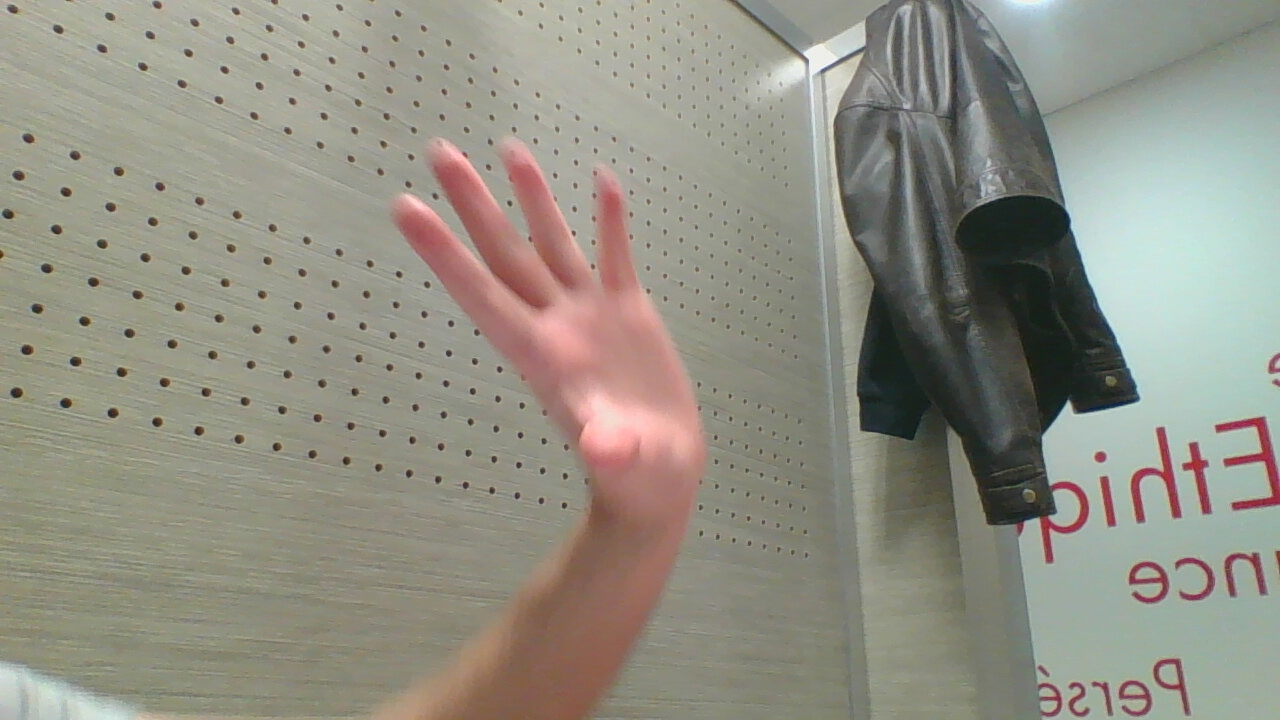
#> input picture compareImage/images/Image16.jpg, 1280 x 720 px
$ python testCompare.py
#> lines starting #> are read from the running program, lines starting #| are printed output that depends on the picture; long printed decimals are rounded
import cv2
import numpy as np
import time

debut = time.time()

image1 = np.int16(cv2.imread("images/Image16.jpg"))
image2 = np.int16(cv2.imread("images/Image17.jpg"))
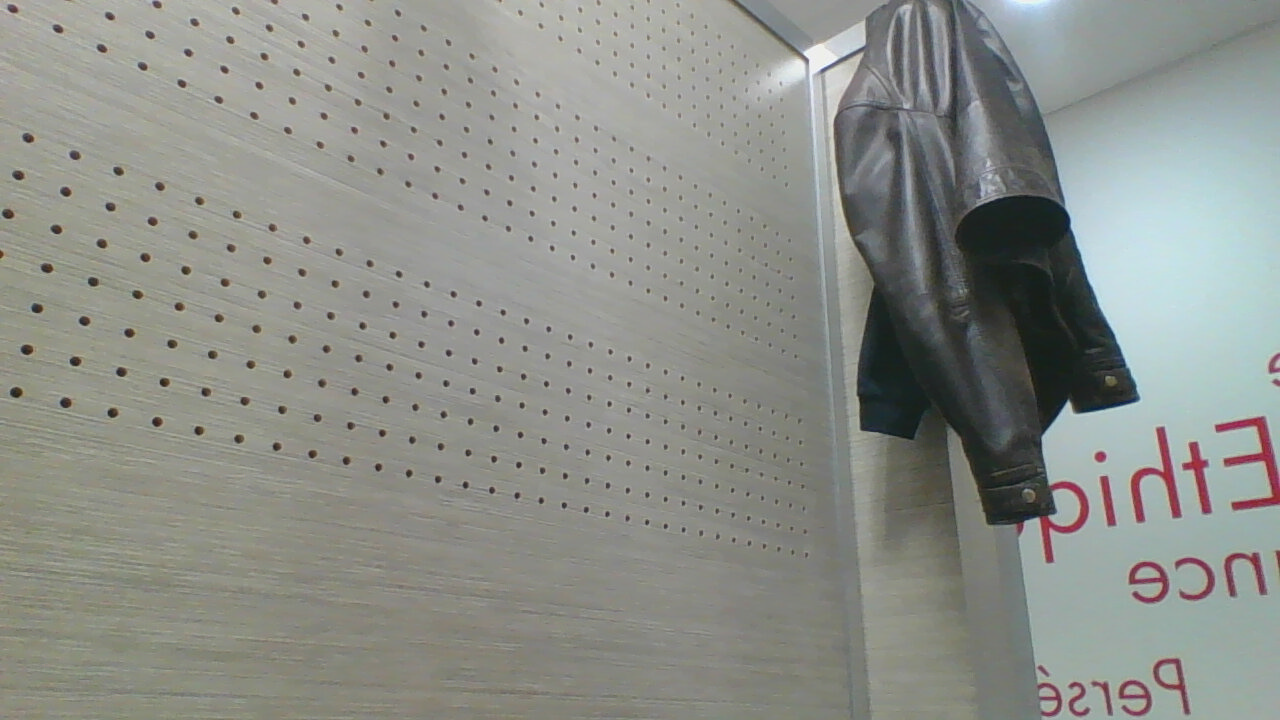
#> input picture compareImage/images/Image17.jpg, 1280 x 720 px

difference = np.subtract(image1, image2)
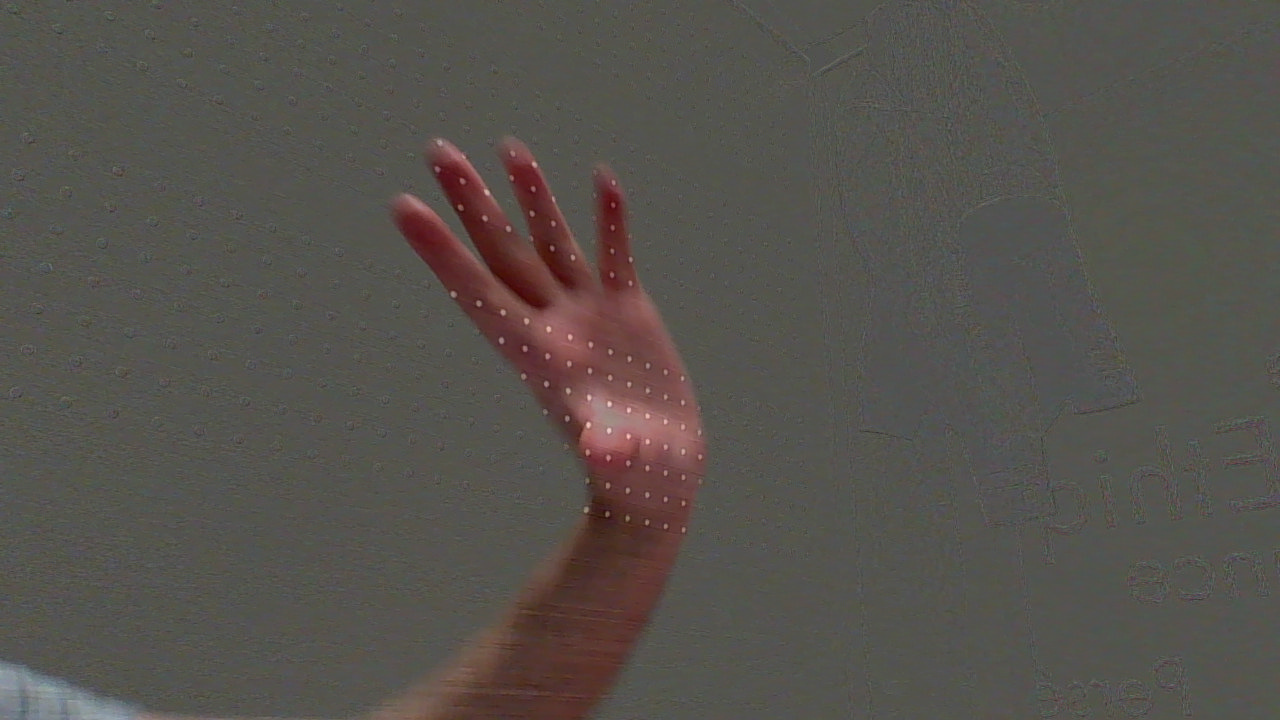
#> difference: shape (720, 1280, 3) int16; mean B, G, R -5.6, 0.5, 5.2; drawn with min black and max white

#result = np.array(difference)
A = np.array(difference)
idx = np.where((A >25) | (A<(-25)))

print(len(A[idx])/len(A.flat)*100)
#| 5.890

print(str(time.time()-debut) + " secondes")
